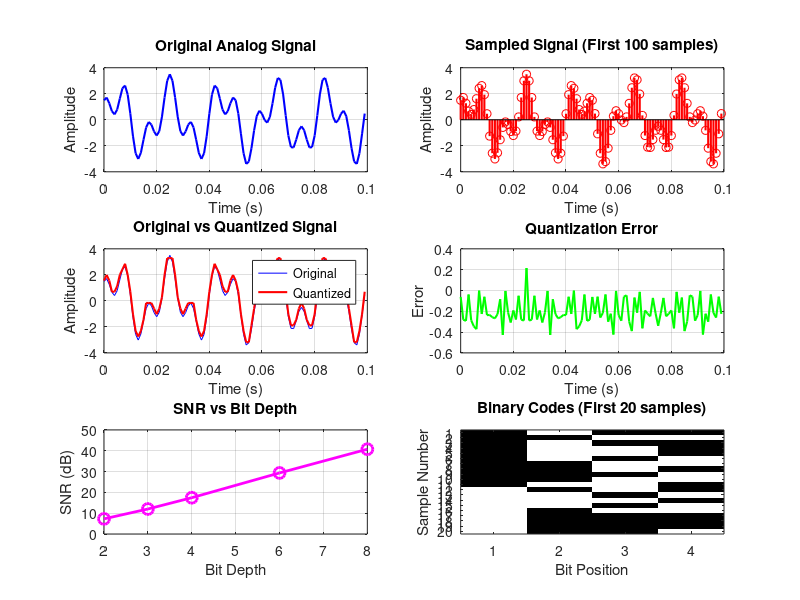

Reproduce this figure in MATLAB.
% pcm_demo_fixed.m - Pulse Code Modulation Techniques Demo (Fixed)
clear all; clc;

% --- Graphics toolkit configuration ---
try
    graphics_toolkit('qt');
    disp('✅ Using Qt graphics toolkit');
catch
    try
        graphics_toolkit('gnuplot');
        disp('⚠️ Using gnuplot graphics toolkit');
    catch
        disp('⚠️ No graphics toolkit found - plotting disabled');
    end
end

warning('off', 'all');

disp('╔══════════════════════════════════════════════════════════════╗');
disp('║         PULSE CODE MODULATION (PCM) TECHNIQUES DEMO        ║');
disp('╚══════════════════════════════════════════════════════════════╝');
disp('');

% ============================================================
% SECTION 1: PCM PARAMETERS
% ============================================================
disp('📊 1. PCM PARAMETERS');
disp('───────────────────────────────────────────────────────────────');

% Sampling parameters
fs = 1000;           % Sampling frequency (Hz)
Ts = 1/fs;           % Sampling period (seconds)
duration = 0.1;      % Signal duration (seconds)
t = 0:Ts:duration-Ts; % Time vector

% Quantization parameters
bits = 4;            % Number of bits for quantization
levels = 2^bits;     % Number of quantization levels

fprintf('Sampling Frequency: %d Hz\n', fs);
fprintf('Sampling Period: %.4f seconds\n', Ts);
fprintf('Number of Samples: %d\n', length(t));
fprintf('Quantization Bits: %d\n', bits);
fprintf('Quantization Levels: %d\n', levels);
disp('');

% ============================================================
% SECTION 2: ANALOG SIGNAL GENERATION
% ============================================================
disp('📊 2. ANALOG SIGNAL GENERATION');
disp('───────────────────────────────────────────────────────────────');

% Generate analog signal (combination of sine waves)
f1 = 50;   % Frequency 1 (Hz)
f2 = 120;  % Frequency 2 (Hz)
signal = 2*sin(2*pi*f1*t) + 1.5*cos(2*pi*f2*t);

% Display signal parameters
fprintf('Signal Type: Multi-tone (50Hz + 120Hz)\n');
fprintf('Signal Amplitude Range: %.2f to %.2f\n', min(signal), max(signal));
fprintf('Signal Length: %d samples\n', length(signal));
disp('');

% ============================================================
% SECTION 3: SAMPLING (Analog to Discrete)
% ============================================================
disp('📊 3. SAMPLING (Analog to Discrete)');
disp('───────────────────────────────────────────────────────────────');

% Sample the signal
sampled_signal = signal; % Already sampled at fs

% Display sampling information
fprintf('Sampling Rate: %d samples/second\n', fs);
fprintf('Nyquist Rate: %d Hz\n', 2*max([f1, f2]));
fprintf('Sampling is adequate (fs > 2*fmax)\n');
disp('');

% ============================================================
% SECTION 4: QUANTIZATION
% ============================================================
disp('📊 4. QUANTIZATION (Discrete to Digital)');
disp('───────────────────────────────────────────────────────────────');

% Find signal range
signal_min = min(signal);
signal_max = max(signal);
signal_range = signal_max - signal_min;

% Quantization step size
step_size = signal_range / levels;

% Quantize the signal
quantized_signal = zeros(size(signal));
quant_indices = zeros(size(signal));

for i = 1:length(signal)
    % Quantization index
    idx = round((signal(i) - signal_min) / step_size);
    % Limit to valid range
    if idx < 0
        idx = 0;
    elseif idx >= levels
        idx = levels - 1;
    end
    quant_indices(i) = idx;
    % Reconstructed value
    quantized_signal(i) = signal_min + idx * step_size + step_size/2;
end

% Display quantization information
fprintf('Signal Range: %.3f to %.3f\n', signal_min, signal_max);
fprintf('Quantization Step Size: %.4f\n', step_size);
fprintf('Number of Levels: %d\n', levels);
fprintf('Bits per Sample: %d\n', bits);
disp('');

% ============================================================
% SECTION 5: ENCODING (Digital to Binary)
% ============================================================
disp('📊 5. ENCODING (Digital to Binary)');
disp('───────────────────────────────────────────────────────────────');

% Encode quantized values to binary
binary_codes = zeros(length(signal), bits);
for i = 1:length(signal)
    idx = quant_indices(i);
    % Convert to binary
    for b = bits:-1:1
        binary_codes(i, bits - b + 1) = bitget(idx, b);
    end
end

% Display first 10 binary codes
fprintf('First 10 samples binary codes:\n');
fprintf('Sample\tValue\t\tBinary Code\n');
fprintf('─────────────────────────────────────────────────\n');
for i = 1:min(10, length(signal))
    fprintf('%d\t%.3f\t\t', i, signal(i));
    for b = 1:bits
        fprintf('%d', binary_codes(i, b));
    end
    fprintf('\n');
end
disp('');

% ============================================================
% SECTION 6: DECODING AND RECONSTRUCTION
% ============================================================
disp('📊 6. DECODING AND RECONSTRUCTION');
disp('───────────────────────────────────────────────────────────────');

% Decode binary to analog
reconstructed_signal = zeros(size(signal));
for i = 1:length(signal)
    % Convert binary to index
    idx = 0;
    for b = 1:bits
        idx = idx + binary_codes(i, b) * 2^(bits - b);
    end
    % Reconstruct analog value
    reconstructed_signal(i) = signal_min + idx * step_size + step_size/2;
end

% Calculate error
quantization_error = signal - reconstructed_signal;

% Display reconstruction quality
fprintf('Reconstruction Error Metrics:\n');
fprintf('Mean Square Error (MSE): %.6f\n', mean(quantization_error.^2));
fprintf('Root Mean Square Error (RMSE): %.6f\n', sqrt(mean(quantization_error.^2)));
fprintf('Signal to Noise Ratio (SNR): %.2f dB\n', ...
    20*log10(rms(signal)/rms(quantization_error)));
fprintf('Peak Signal to Noise Ratio (PSNR): %.2f dB\n', ...
    20*log10(max(signal)/rms(quantization_error)));
disp('');

% ============================================================
% SECTION 7: DIFFERENT QUANTIZATION LEVELS COMPARISON
% ============================================================
disp('📊 7. QUANTIZATION LEVELS COMPARISON');
disp('───────────────────────────────────────────────────────────────');

% Test with different bit depths
bit_depths = [2, 3, 4, 6, 8];
snr_values = zeros(length(bit_depths), 1);

for d = 1:length(bit_depths)
    b = bit_depths(d);
    lvl = 2^b;
    step = signal_range / lvl;
    
    % Quantize and reconstruct
    q_sig = zeros(size(signal));
    for i = 1:length(signal)
        idx = round((signal(i) - signal_min) / step);
        if idx < 0
            idx = 0;
        elseif idx >= lvl
            idx = lvl - 1;
        end
        q_sig(i) = signal_min + idx * step + step/2;
    end
    
    % Calculate SNR
    error = signal - q_sig;
    if rms(error) > 0
        snr_values(d) = 20*log10(rms(signal)/rms(error));
    else
        snr_values(d) = 100; % Infinite SNR
    end
end

% Display comparison
fprintf('%-10s %-15s %-10s\n', 'Bits', 'Levels', 'SNR (dB)');
fprintf('─────────────────────────────────────────────────\n');
for d = 1:length(bit_depths)
    fprintf('%-10d %-15d %-10.2f\n', bit_depths(d), 2^bit_depths(d), snr_values(d));
end
disp('');

% ============================================================
% SECTION 8: PLOT GENERATION
% ============================================================
disp('📊 8. PLOT GENERATION');
disp('───────────────────────────────────────────────────────────────');

try
    % Check if graphics is available
    if isempty(get(0, 'CurrentFigure'))
        figure('Position', [100, 50, 1000, 700]);
    end
    
    % Plot 1: Original Analog Signal
    subplot(3,2,1);
    plot(t, signal, 'b-', 'LineWidth', 1.5);
    grid on;
    xlabel('Time (s)');
    ylabel('Amplitude');
    title('Original Analog Signal');
    
    % Plot 2: Sampled Signal
    subplot(3,2,2);
    stem(t(1:min(100,length(t))), signal(1:min(100,length(t))), 'r-', 'LineWidth', 1.5);
    grid on;
    xlabel('Time (s)');
    ylabel('Amplitude');
    title('Sampled Signal (First 100 samples)');
    
    % Plot 3: Quantized Signal
    subplot(3,2,3);
    plot(t, signal, 'b-', 'LineWidth', 0.5);
    hold on;
    plot(t, quantized_signal, 'r-', 'LineWidth', 1.5);
    grid on;
    xlabel('Time (s)');
    ylabel('Amplitude');
    title('Original vs Quantized Signal');
    legend('Original', 'Quantized', 'Location', 'best');
    hold off;
    
    % Plot 4: Quantization Error
    subplot(3,2,4);
    plot(t, quantization_error, 'g-', 'LineWidth', 1.5);
    grid on;
    xlabel('Time (s)');
    ylabel('Error');
    title('Quantization Error');
    
    % Plot 5: SNR vs Bit Depth
    subplot(3,2,5);
    plot(bit_depths, snr_values, 'm-o', 'LineWidth', 2, 'MarkerSize', 8);
    grid on;
    xlabel('Bit Depth');
    ylabel('SNR (dB)');
    title('SNR vs Bit Depth');
    
    % Plot 6: Binary Code Visualization (First 20 samples)
    subplot(3,2,6);
    imagesc(binary_codes(1:min(20,size(binary_codes,1)), :));
    colormap([1 1 1; 0 0 0]);
    xlabel('Bit Position');
    ylabel('Sample Number');
    title('Binary Codes (First 20 samples)');
    set(gca, 'YTick', 1:min(20,size(binary_codes,1)));
    
    drawnow; % Force display
    disp('✅ Plots generated successfully');
    disp('   (Plot window should appear - check minimized windows)');
    
catch ME
    disp('⚠️ Plot generation failed:');
    disp(['   Error: ', ME.message]);
    disp('   Please run "graphics_toolkit(''gnuplot'')" manually');
end
disp('');

% ============================================================
% SECTION 9: FILE OPERATIONS
% ============================================================
disp('📊 9. FILE OPERATIONS');
disp('───────────────────────────────────────────────────────────────');

% Save PCM data to file
filename = 'pcm_data.txt';
fid = fopen(filename, 'w');
fprintf(fid, 'Pulse Code Modulation Data\n');
fprintf(fid, '==========================\n\n');
fprintf(fid, 'Sampling Frequency: %d Hz\n', fs);
fprintf(fid, 'Bit Depth: %d bits\n', bits);
fprintf(fid, 'Quantization Levels: %d\n', levels);
fprintf(fid, 'Number of Samples: %d\n\n', length(signal));
fprintf(fid, 'Sample\tOriginal\tQuantized\tError\tBinary\n');
fprintf(fid, '─────────────────────────────────────────────────────────\n');

for i = 1:min(20, length(signal))
    fprintf(fid, '%d\t%.4f\t%.4f\t%.4f\t', i, signal(i), quantized_signal(i), quantization_error(i));
    for b = 1:bits
        fprintf(fid, '%d', binary_codes(i, b));
    end
    fprintf(fid, '\n');
end
fclose(fid);

fprintf('✅ Data saved to: %s\n', filename);
disp('');

% ============================================================
% SECTION 10: ADDITIONAL PCM TECHNIQUES (FIXED)
% ============================================================
disp('📊 10. ADDITIONAL PCM TECHNIQUES');
disp('───────────────────────────────────────────────────────────────');

% 10.1: Non-uniform Quantization (Mu-law Companding)
disp('10.1 Mu-law Companding:');
mu = 255; % Mu-law parameter

% Compand (compress) - Fixed version
signal_normalized = signal / max(abs(signal));
signal_companded = sign(signal_normalized) .* (log(1 + mu*abs(signal_normalized))) / log(1 + mu);
fprintf('Mu-law Companding with μ = %d\n', mu);

% Quantize companded signal
step_comp = (max(signal_companded) - min(signal_companded)) / levels;
quant_comp = zeros(size(signal_companded));
for i = 1:length(signal_companded)
    idx = round((signal_companded(i) - min(signal_companded)) / step_comp);
    if idx < 0
        idx = 0;
    elseif idx >= levels
        idx = levels - 1;
    end
    quant_comp(i) = min(signal_companded) + idx * step_comp + step_comp/2;
end

% Expand - Fixed version
signal_expanded = sign(quant_comp) .* (max(abs(signal))/mu) .* ((1+mu).^abs(quant_comp) - 1);
fprintf('Companding reduces quantization error for low amplitude signals\n');
disp('');

% 10.2: Differential PCM (FIXED)
disp('10.2 Differential PCM:');

% Calculate differential signal (fixed)
diff_signal = zeros(size(signal));
diff_signal(1) = signal(1);
for i = 2:length(signal)
    diff_signal(i) = signal(i) - signal(i-1);
end

% Quantize differential signal
step_diff = (max(diff_signal) - min(diff_signal)) / levels;
if step_diff == 0
    step_diff = 0.001; % Prevent division by zero
end

quant_diff = zeros(size(diff_signal));
diff_indices = zeros(size(diff_signal));

for i = 1:length(diff_signal)
    idx = round((diff_signal(i) - min(diff_signal)) / step_diff);
    if idx < 0
        idx = 0;
    elseif idx >= levels
        idx = levels - 1;
    end
    diff_indices(i) = idx;
    quant_diff(i) = min(diff_signal) + idx * step_diff + step_diff/2;
end

% Reconstruct from differential
reconstructed_dpcm = zeros(size(signal));
reconstructed_dpcm(1) = signal(1);
for i = 2:length(signal)
    reconstructed_dpcm(i) = reconstructed_dpcm(i-1) + quant_diff(i);
end

% Calculate DPCM error
dpcm_error = signal - reconstructed_dpcm;
if rms(dpcm_error) > 0
    dpcm_snr = 20*log10(rms(signal)/rms(dpcm_error));
else
    dpcm_snr = 100;
end
fprintf('DPCM SNR: %.2f dB\n', dpcm_snr);
fprintf('DPCM reduces redundancy in the signal\n');
disp('');

% ============================================================
% SECTION 11: PERFORMANCE ANALYSIS
% ============================================================
disp('📊 11. PERFORMANCE ANALYSIS');
disp('───────────────────────────────────────────────────────────────');

% Calculate bit rate
bit_rate = fs * bits;
fprintf('Bit Rate: %d bits/second\n', bit_rate);

% Memory requirements
memory_original = length(signal) * 64; % Assuming 64-bit floating point
memory_pcm = length(signal) * bits;
compression_ratio = memory_original / memory_pcm;

fprintf('Original Signal Memory: %d bits\n', memory_original);
fprintf('PCM Encoded Memory: %d bits\n', memory_pcm);
fprintf('Compression Ratio: %.2f:1\n', compression_ratio);

% Bandwidth requirements
bandwidth = bit_rate / 2;
fprintf('Required Bandwidth: %.2f kHz\n', bandwidth/1000);
disp('');

% ============================================================
% SECTION 12: SUMMARY
% ============================================================
disp('📊 12. PCM TECHNIQUES SUMMARY');
disp('───────────────────────────────────────────────────────────────');

disp('PCM Process Steps:');
disp('  1. Analog Signal (Continuous)');
disp('  2. Sampling (Discrete-time)');
disp('  3. Quantization (Discrete-amplitude)');
disp('  4. Encoding (Binary)');
disp('  5. Transmission');
disp('  6. Decoding');
disp('  7. Reconstruction (Analog)');
disp('');

disp('Key PCM Parameters:');
fprintf('  Sampling Frequency: %d Hz\n', fs);
fprintf('  Bit Depth: %d bits\n', bits);
fprintf('  Quantization Levels: %d\n', levels);
fprintf('  Bit Rate: %d bps\n', bit_rate);
fprintf('  SNR (Uniform Quantization): %.2f dB\n', snr_values(find(bit_depths==bits)));
if exist('dpcm_snr', 'var')
    fprintf('  SNR (DPCM): %.2f dB\n', dpcm_snr);
end
disp('');

% ============================================================
% END
% ============================================================
disp('╔══════════════════════════════════════════════════════════════╗');
disp('║              PCM DEMO RUN SUCCESSFULLY                     ║');
disp('╚══════════════════════════════════════════════════════════════╝');

warning('on', 'all');

% Keep plot window open
fprintf('\n📌 Press any key to close plots...\n');
pause;
close all;
